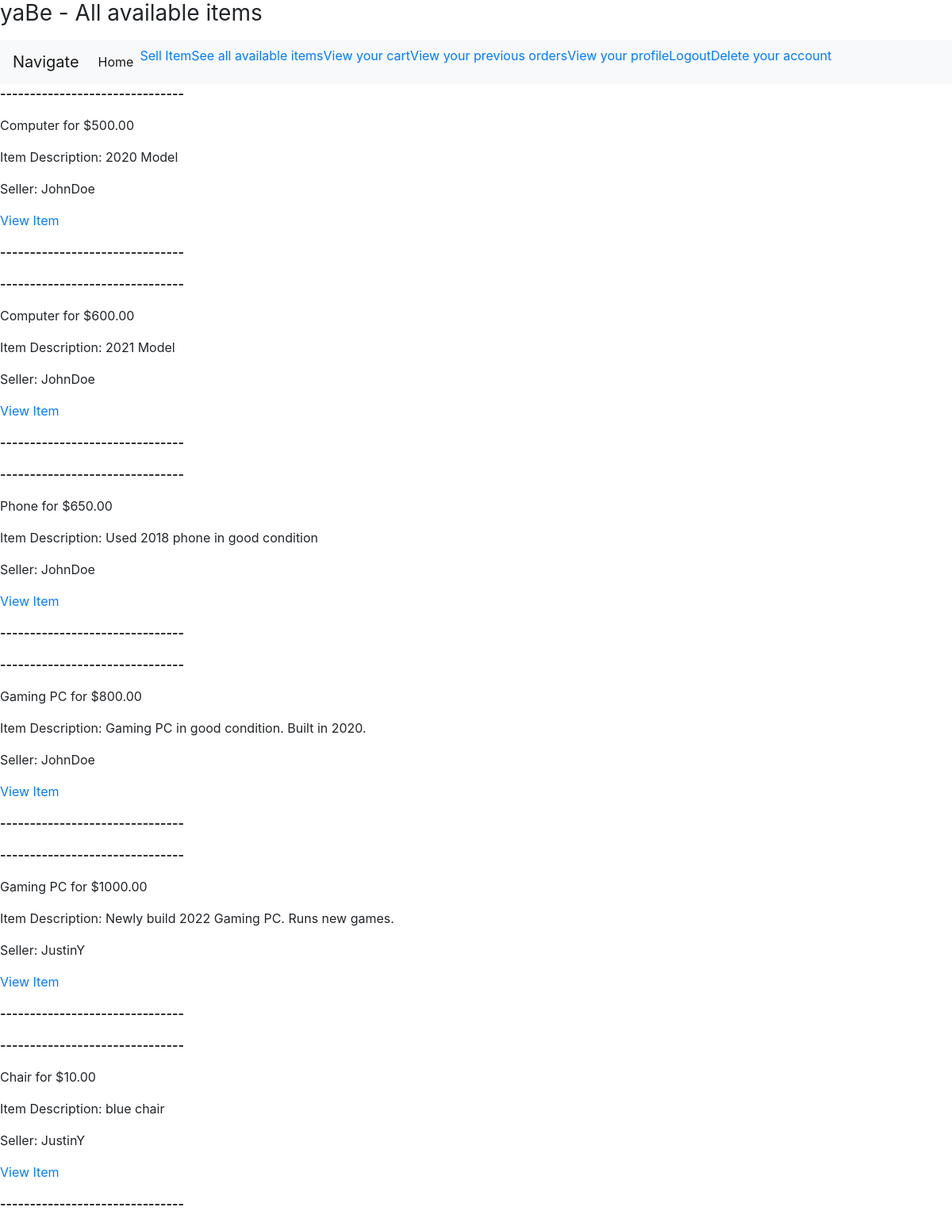
/see_all_items (signed in), run on the app's committed database.
### app/models.py (models this page shows)
class Item(db.Model):
 id = db.Column(db.Integer, primary_key = True)
 name = db.Column(db.String(128))
 price = db.Column(db.Float)
 image = db.Column(db.LargeBinary)
 description = db.Column(db.String(256))
 user_seller_name = db.Column(db.String, db.ForeignKey('user.username'))

### app/routes.py (the view)
@appObj.route('/see_all_items', methods =  ['GET', 'POST'])
@login_required
def see_all_items():
 items = Item.query.all()
 return render_template('see_all_items.html', items = items)

### app/models.py (called while the page is built)
@login.user_loader
def load_user(id):
 return User.query.get(int(id))

### app/templates/see_all_items.html (shortened to what this page needs)
<!doctype html>
<html lang="en">
  <head>
    <link rel="stylesheet" href="https://cdn.jsdelivr.net/npm/bootstrap@4.3.1/dist/css/bootstrap.min.css">
  </head>
  <body>
  </head>
  <body>
  <h1 class="h3 mb-3 font-weight-normal">yaBe - All available items</h1>
  <nav class="navbar navbar-expand-lg navbar-light bg-light">
  <a class="navbar-brand" href="#">Navigate</a>
  <div class="collapse navbar-collapse" id="navbarNav">
    <ul class="navbar-nav">
      <li class="nav-item active">
        <a class="nav-link" href="home">Home <span class="sr-only">(current)</span></a>
      </li>
      <li class="nav-item">
        <a class="nav-item" href="sell_item">Sell Item</a>
      </li>
      <li class="nav-item">
        <a class="nav-item" href="see_all_items">See all available items</a>
      </li>
      <li class="nav-item">
        <a class="nav-item" href="cart">View your cart</a>
      </li>
      <li class="nav-item">
        <a class="nav-item" href="checkout">View your previous orders</a>
      </li>
      <li class="nav-item">
        <a class="nav-item" href="view_profile">View your profile</a>
      </li>
      <li class= "nav-item" >
       <a class= "nav-item" href="{{ url_for('logout') }}"> Logout </a>
      </li>
      <li class="nav-item">
        <a class="nav-item" href="deleteUser">Delete your account</a>
      </li>
    </ul>
</nav>
    {% for item in items %}
     <p><b> ------------------------------- </b></p>
     <p> {{item.name}} for {{"$%.2f"|format(item.price)}} </p>
     <p> Item Description: {{item.description}} </p>
     <p> Seller: {{item.user_seller_name}} </p>
     <p> <a href={{item.id}}> View Item </a></p>
     <p> <b> ------------------------------- </b></p>
    {% endfor %}
</body>
  </body>
</html>

### data on the page
Item: name "Computer", price "$500.00", description "2020 Model", user_seller_name "JohnDoe"
Item: name "Computer", price "$600.00", description "2021 Model", user_seller_name "JohnDoe"
Item: name "Phone", price "$650.00", description "Used 2018 phone in good condition", user_seller_name "JohnDoe"
Item: name "Gaming PC", price "$800.00", description "Gaming PC in good condition. Built in 2020.", user_seller_name "JohnDoe"
Item: name "Gaming PC", price "$1000.00", description "Newly build 2022 Gaming PC. Runs new games.", user_seller_name "JustinY"
Item: name "Chair", price "$10.00", description "blue chair", user_seller_name "JustinY"
